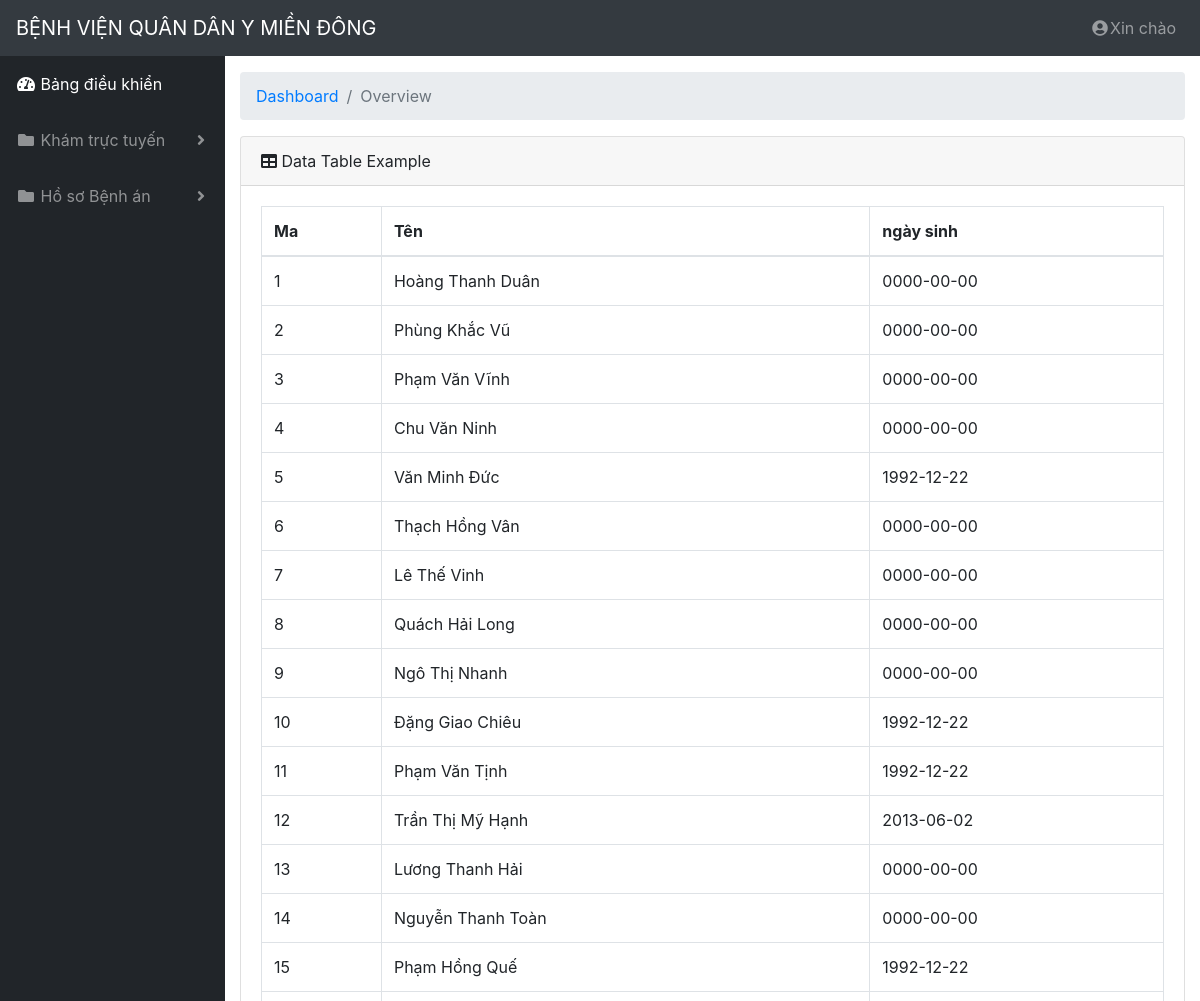
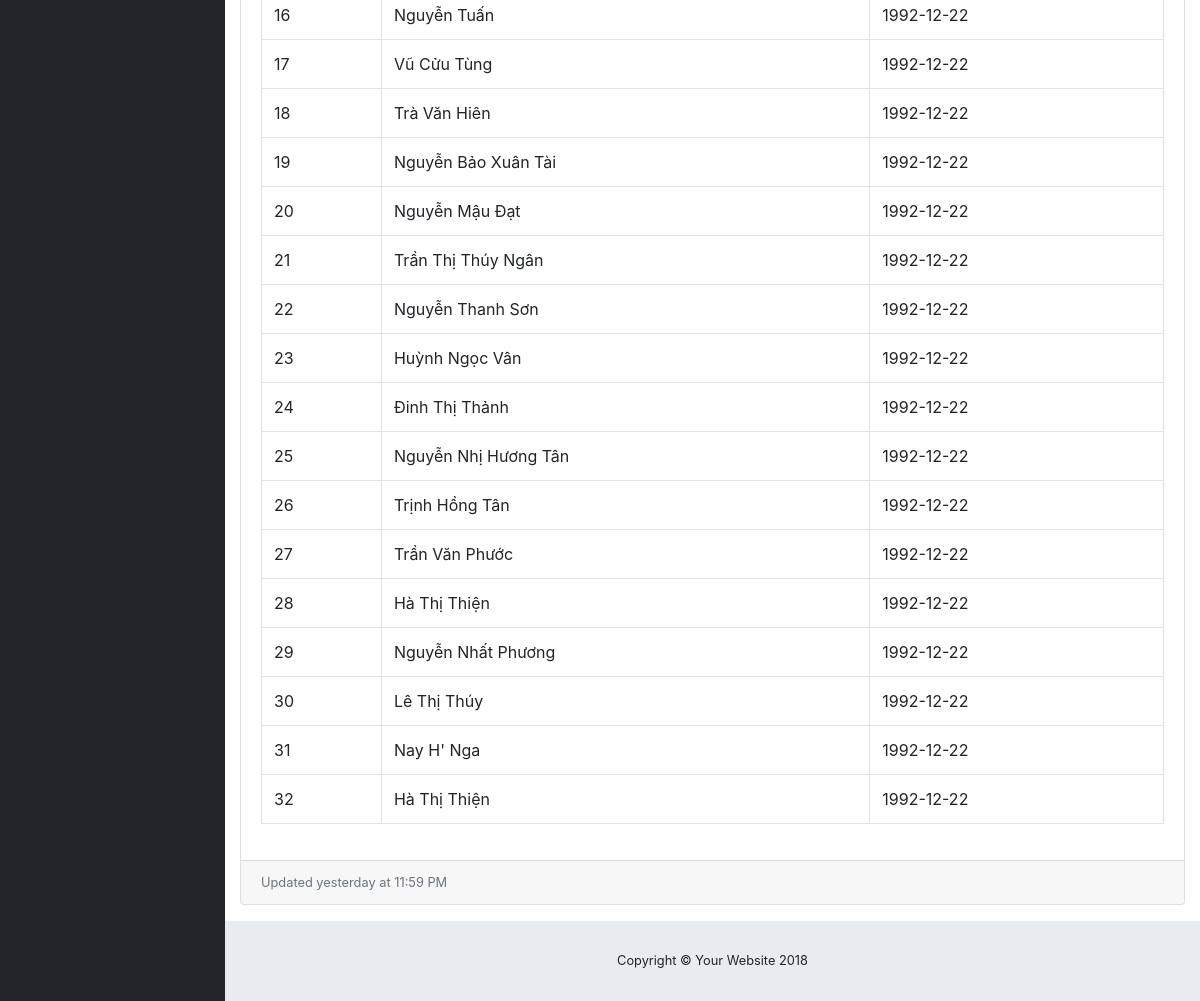
Page / (signed in) on the committed database (2 pictures, top to bottom).
### tables this page shows
CREATE TABLE `tblbacsi` (
  `id` int(11) NOT NULL,
  `tenBacsi` varchar(255) NOT NULL,
  `idKhoa` int(11) NOT NULL,
  `ngaySinh` date DEFAULT NULL,
  `gioiTinh` char(3) NOT NULL DEFAULT 'Nữ',
  `diaChi` varchar(100) NOT NULL DEFAULT 'Quận 9, TPHCM',
  `CMND` char(9) NOT NULL,
  `trinhDo` char(2) NOT NULL,
  `soDT` char(11) NOT NULL,
  `idDangnhap` int(11) NOT NULL
);

### index.php (called while the page is built, shortened)
<?php
require('lib/router.php');

### views/home.php (the view, shortened to what this page needs)
<?php include('header.php') ?>
    <div id="content-wrapper">
        <div class="container-fluid">
          <ol class="breadcrumb">
            <li class="breadcrumb-item">
              <a href="#">Dashboard</a>
            </li>
            <li class="breadcrumb-item active">Overview</li>
          </ol>
        <?php
            $conn = connection::_open();
            $sql= "select * from tblbacsi";
            $result = mysqli_query($conn,$sql);
        ?>
          <div class="card mb-3">
            <div class="card-header">
              <i class="fas fa-table"></i>
              Data Table Example</div>
            <div class="card-body">
              <div class="table-responsive">
                <table class="table table-bordered" id="dataTable" width="100%" cellspacing="0">
                    <thead>
                        <tr>
                            <th>Ma</th>
                            <th>Tên</th>
                            <th>ngày sinh</th>
                        </tr>
                    </thead>
                    <tbody>
                    <?php
                       while($item = mysqli_fetch_array($result)) {
                            echo "<tr>";
                            echo "<td>".$item['id']."</td>";
                            echo "<td>".$item['tenBacsi']."</td>";
                            echo "<td>".$item['ngaySinh']."</td>";
                            echo "</tr>";
                        }
                    ?>
                    </tbody>
                </table>
              </div>
            </div>
            <div class="card-footer small text-muted">Updated yesterday at 11:59 PM</div>
          </div>
        </div>
        <footer class="sticky-footer">
          <div class="container my-auto">
            <div class="copyright text-center my-auto">
              <span>Copyright © Your Website 2018</span>
            </div>
          </div>
        </footer>
    </div>
<?php include('footer.php') ?>

### lib/router.php (shortened to what this page needs)
<?php
$request_uri = explode('?', $_SERVER['REQUEST_URI'], 2);
if( isset($_SESSION['user'] ) ){
    switch( $request_uri[0] ){
        case '/':
            require 'views/home.php';
            break;
    }
}
?>

### views/header.php (shortened to what this page needs)
<!DOCTYPE html>
<html lang="en">
  <head>
    <link href="vendor/bootstrap/css/bootstrap.min.css" rel="stylesheet">
    <link href="vendor/fontawesome-free/css/all.min.css" rel="stylesheet" type="text/css">
    <link href="css/bootstrap-datepicker.css" rel="stylesheet" type="text/css">
    <link href="css/sb-admin.css" rel="stylesheet">
    <link href="css/custom.css" rel="stylesheet">
  </head>
  <body id="page-top">
    <nav class="navbar navbar-expand navbar-dark bg-dark static-top">
      <a class="navbar-brand mr-1" href="/">BỆNH VIỆN QUÂN DÂN Y MIỀN ĐÔNG</a>
      <ul class="navbar-nav ml-auto ml-md-0">
        <li class="nav-item dropdown no-arrow">
          <a class="nav-link dropdown-toggle" href="#" id="userDropdown" role="button" data-toggle="dropdown" aria-haspopup="true" aria-expanded="false">
            <i class="fas fa-user-circle fa-fw"></i>Xin chào
          </a>
        </li>
      </ul>
    </nav>
    <div id="wrapper">
      <ul class="sidebar navbar-nav">
        <li class="nav-item active">
          <a class="nav-link" href="/">
            <i class="fas fa-fw fa-tachometer-alt"></i>
            <span>Bảng điều khiển</span>
          </a>
        </li>
        <li class="nav-item dropdown">
          <a class="nav-link dropdown-toggle" href="#" id="pagesDropdown" role="button" data-toggle="dropdown" aria-haspopup="true" aria-expanded="false">
            <i class="fas fa-fw fa-folder"></i>
            <span>Khám trực tuyến</span>
          </a>
        </li>
        <li class="nav-item dropdown">
          <a class="nav-link dropdown-toggle" href="#" id="pagesDropdown" role="button" data-toggle="dropdown" aria-haspopup="true" aria-expanded="false">
            <i class="fas fa-fw fa-folder"></i>
            <span>Hồ sơ Bệnh án</span>
          </a>
        </li>
      </ul>

### views/footer.php (shortened to what this page needs)
</div>
  </body>
</html>

### css/sb-admin.css (style rules this page uses)
html { position: relative; min-height: 100%; }
body { height: 100%; }
#wrapper { display: -webkit-box; display: -ms-flexbox; display: flex; }
#wrapper #content-wrapper { overflow-x: hidden; width: 100%; padding-top: 1rem; padding-bottom: 80px; }
.navbar-nav .nav-item.active .nav-link { color: #fff; }
.navbar-nav .nav-item.dropdown .dropdown-toggle::after { width: 1rem; text-align: center; float: right; vertical-align: 0; border: 0; font-weight: 900; content: '\f105'; font-family: 'Font Awesome 5 Free'; }
.navbar-nav .nav-item.dropdown.no-arrow .dropdown-toggle::after { display: none; }
.sidebar { width: 90px !important; background-color: #212529; min-height: calc(100vh - 56px); }
.sidebar .nav-item:last-child { margin-bottom: 1rem; }
.sidebar .nav-item .nav-link { text-align: center; padding: 0.75rem 1rem; width: 90px; }
.sidebar .nav-item .nav-link span { font-size: 0.65rem; display: block; }
.sidebar .nav-item.dropdown .dropdown-toggle::after { display: none; }
.sidebar .nav-item .nav-link { color: rgba(255, 255, 255, 0.5); }
@media (min-width: 768px) { .sidebar { width: 225px !important; } }
@media (min-width: 768px) { .sidebar .nav-item .nav-link { display: block; width: 100%; text-align: left; padding: 1rem; width: 225px; } }
@media (min-width: 768px) { .sidebar .nav-item .nav-link span { font-size: 1rem; display: inline; } }
@media (min-width: 768px) { .sidebar .nav-item.dropdown .dropdown-toggle::after { display: block; } }
:root { --input-padding-x: 0.75rem; --input-padding-y: 0.75rem; }
footer.sticky-footer { display: -webkit-box; display: -ms-flexbox; display: flex; position: absolute; right: 0; bottom: 0; width: calc(100% - 90px); height: 80px; background-color: #e9ecef; }
footer.sticky-footer .copyright { line-height: 1; font-size: 0.8rem; }
@media (min-width: 768px) { footer.sticky-footer { width: calc(100% - 225px); } }

### rows in the picture
tblbacsi: id "1", tenBacsi "Hoàng Thanh Duân", ngaySinh "0000-00-00"
tblbacsi: id "2", tenBacsi "Phùng Khắc Vũ", ngaySinh "0000-00-00"
tblbacsi: id "3", tenBacsi "Phạm Văn Vĩnh", ngaySinh "0000-00-00"
tblbacsi: id "4", tenBacsi "Chu Văn Ninh", ngaySinh "0000-00-00"
tblbacsi: id "5", tenBacsi "Văn Minh Đức", ngaySinh "1992-12-22"
tblbacsi: id "6", tenBacsi "Thạch Hồng Vân", ngaySinh "0000-00-00"
tblbacsi: id "7", tenBacsi "Lê Thế Vinh", ngaySinh "0000-00-00"
tblbacsi: id "8", tenBacsi "Quách Hải Long", ngaySinh "0000-00-00"
tblbacsi: id "9", tenBacsi "Ngô Thị Nhanh", ngaySinh "0000-00-00"
tblbacsi: id "10", tenBacsi "Đặng Giao Chiêu", ngaySinh "1992-12-22"
tblbacsi: id "11", tenBacsi "Phạm Văn Tịnh", ngaySinh "1992-12-22"
tblbacsi: id "12", tenBacsi "Trần Thị Mỹ Hạnh", ngaySinh "2013-06-02"
tblbacsi: id "13", tenBacsi "Lương Thanh Hải", ngaySinh "0000-00-00"
tblbacsi: id "14", tenBacsi "Nguyễn Thanh Toàn", ngaySinh "0000-00-00"
tblbacsi: id "15", tenBacsi "Phạm Hồng Quế", ngaySinh "1992-12-22"
tblbacsi: id "16", tenBacsi "Nguyễn Tuấn", ngaySinh "1992-12-22"
tblbacsi: id "17", tenBacsi "Vũ Cửu Tùng", ngaySinh "1992-12-22"
tblbacsi: id "18", tenBacsi "Trà Văn Hiên", ngaySinh "1992-12-22"
tblbacsi: id "19", tenBacsi "Nguyễn Bảo Xuân Tài", ngaySinh "1992-12-22"
tblbacsi: id "20", tenBacsi "Nguyễn Mậu Đạt", ngaySinh "1992-12-22"
tblbacsi: id "21", tenBacsi "Trần Thị Thúy Ngân", ngaySinh "1992-12-22"
tblbacsi: id "22", tenBacsi "Nguyễn Thanh Sơn", ngaySinh "1992-12-22"
tblbacsi: id "23", tenBacsi "Huỳnh Ngọc Vân", ngaySinh "1992-12-22"
tblbacsi: id "24", tenBacsi "Đinh Thị Thảnh", ngaySinh "1992-12-22"
tblbacsi: id "25", tenBacsi "Nguyễn Nhị Hương Tân", ngaySinh "1992-12-22"
tblbacsi: id "26", tenBacsi "Trịnh Hồng Tân", ngaySinh "1992-12-22"
tblbacsi: id "27", tenBacsi "Trần Văn Phước", ngaySinh "1992-12-22"
tblbacsi: id "28", tenBacsi "Hà Thị Thiện", ngaySinh "1992-12-22"
tblbacsi: id "29", tenBacsi "Nguyễn Nhất Phương", ngaySinh "1992-12-22"
tblbacsi: id "30", tenBacsi "Lê Thị Thúy", ngaySinh "1992-12-22"
tblbacsi: id "31", tenBacsi "Nay H' Nga", ngaySinh "1992-12-22"
tblbacsi: id "32", tenBacsi "Hà Thị Thiện", ngaySinh "1992-12-22"
